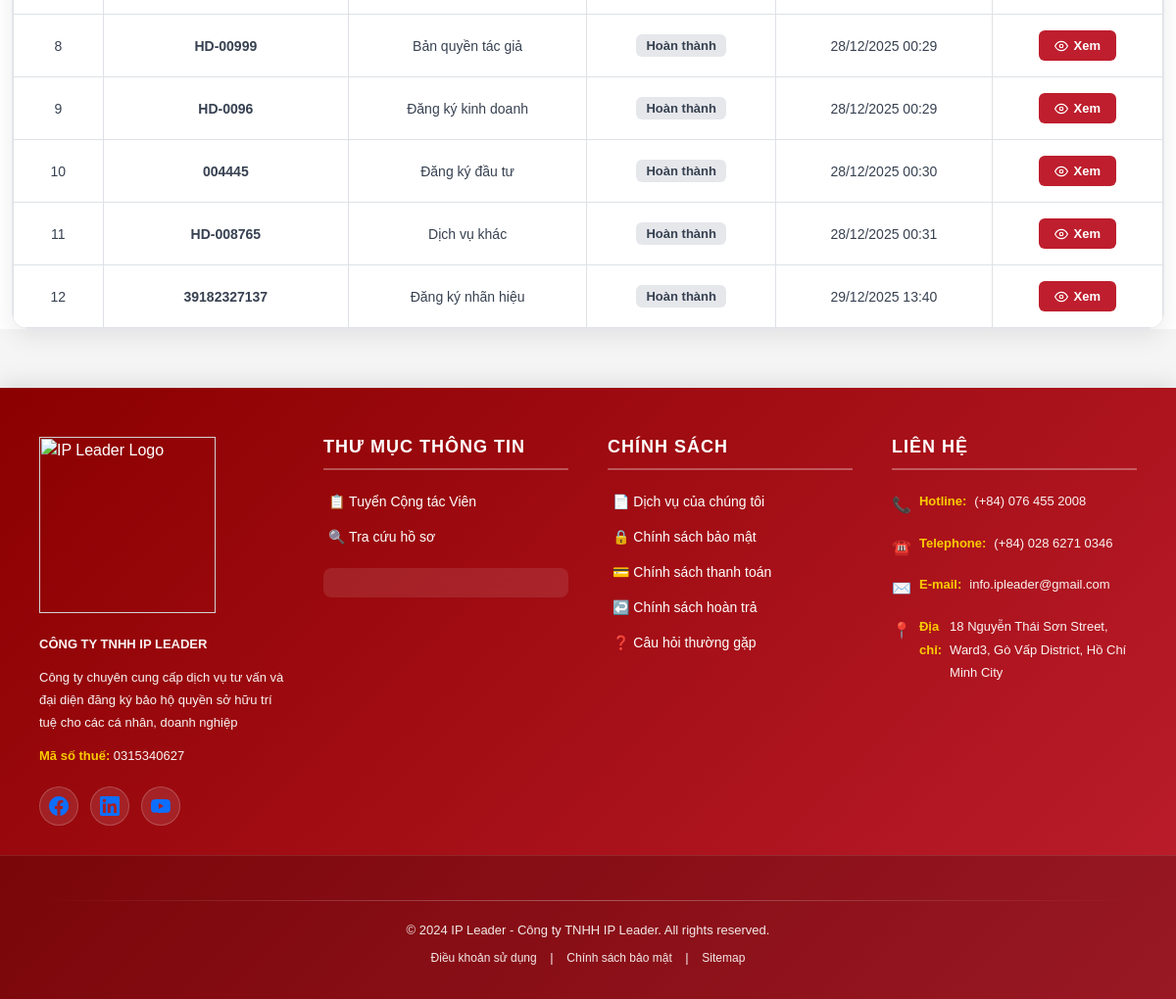
Before: /customer/13/ (signed in, lower part) with the older database file.
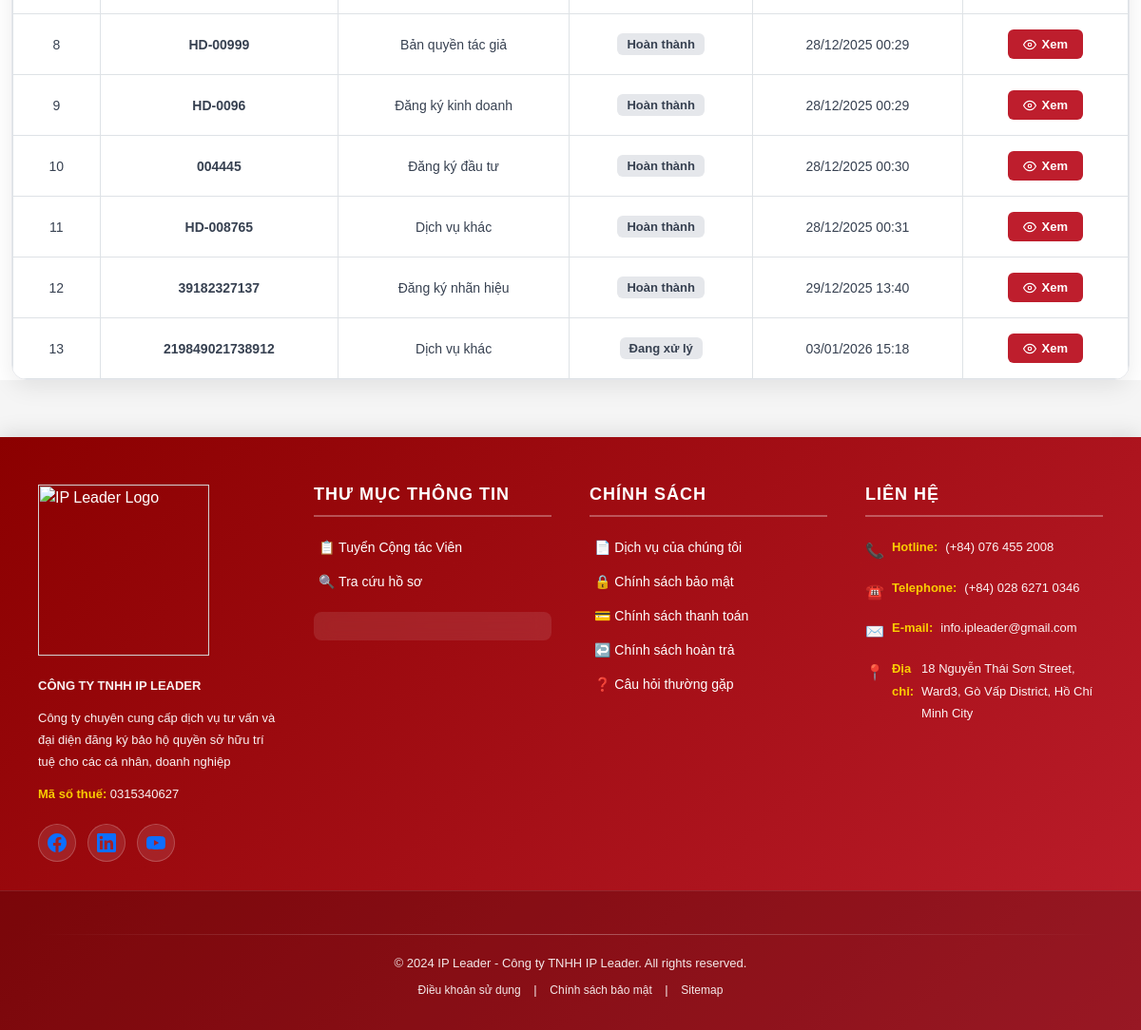
After: the same page with the newer database file.
### ipshieldapp/models.py (models this page shows, shortened)
class Contract(models.Model):
    SERVICE_TYPE_CHOICES = (
        ('nhanhieu', 'Đăng ký nhãn hiệu'),
        ('banquyen', 'Bản quyền tác giả'),
        ('dkkd', 'Đăng ký kinh doanh'),
        ('dautu', 'Đăng ký đầu tư'),
        ('khac', 'Dịch vụ khác'),
    )
    CONTRACT_STATUS_CHOICES = (
        ('pending', 'Đang chờ xử lý'),
        ('processing', 'Đang xử lý'),
        ('completed', 'Hoàn thành'),
        ('paused', 'Ngưng'),
    )
    PAYMENT_TYPE_CHOICES = (
        ('full', 'Trả dứt điểm'),
        ('installment', 'Trả nhiều đợt'),
    )
    customer = models.ForeignKey(
        Customer,
        on_delete=models.CASCADE,
        related_name='contracts'
    )
    service_type = models.CharField(
        max_length=50,
        choices=SERVICE_TYPE_CHOICES
    )
    contract_no = models.CharField(max_length=50, unique=True)
    contract_value = models.DecimalField(
        max_digits=15,
        decimal_places=0,
        verbose_name='Giá trị hợp đồng'
    )
    payment_type = models.CharField(
        max_length=20,
        choices=PAYMENT_TYPE_CHOICES,
        verbose_name='Hình thức thanh toán'
    )
    prepaid_amount = models.DecimalField(
        max_digits=15,
        decimal_places=0,
        default=0,
        verbose_name='Số tiền trả trước'
    )
    status = models.CharField(
        max_length=20,
        choices=CONTRACT_STATUS_CHOICES,
        default='pending'
    )
    created_at = models.DateTimeField(auto_now_add=True)
    updated_at = models.DateTimeField(default=timezone.now)
    class Meta:
        verbose_name = 'Hợp đồng'
        verbose_name_plural = 'Hợp đồng'
        indexes = [
            models.Index(fields=['contract_no']),
            models.Index(fields=['customer', 'status']),
            models.Index(fields=['created_at']),
        ]

### ipshieldapp/views.py (the view)
# urls.py: path('customer/<int:id>/', views.customer_detail, name='customer_detail'),
def customer_detail(request, id):
    customer = get_object_or_404(Customer, id=id)
    contracts = customer.contracts.all()
    return render(request, 'customer_detail.html', {
        'customer': customer,
        'contracts': contracts
    })

### ipshieldapp/context_processors.py (called while the page is built)
def global_sliders(request):
    return {
        'sliders': Slider.objects.filter(is_active=True)
    }

### templates/customer_detail.html (shortened to what this page needs)
{% extends 'base.html' %}
{% load static %}
{% block body_block %}
<link href="{% static 'css/customer_details.css' %}" rel="stylesheet">
<div class="container mt-4">
    <div class="contracts-section">
        {% if contracts %}
        <div class="contracts-card">
            <div class="table-responsive">
                <table class="contracts-table">
                    <tbody>
                        {% for contract in contracts %}
                        <tr>
                            <td>{{ forloop.counter }}</td>
                            <td class="contract-code">{{ contract.contract_no }}</td>
                            <td>{{ contract.get_service_type_display }}</td>
                            <td>
                                <span class="contract-status">{{ contract.get_status_display }}</span>
                            </td>
                            <td>{{ contract.created_at|date:"d/m/Y H:i" }}</td>
                            <td>
                                <a href="{% url 'contract_detail' id=contract.id %}" class="btn-view">
                                    <svg width="14" height="14" viewBox="0 0 24 24" fill="none" stroke="currentColor" stroke-width="2">
                                        <path d="M1 12s4-8 11-8 11 8 11 8-4 8-11 8-11-8-11-8z"></path>
                                        <circle cx="12" cy="12" r="3"></circle>
                                    </svg>
                                    Xem
                                </a>
                            </td>
                        </tr>
                        {% endfor %}
                    </tbody>
                </table>
            </div>
        </div>
        {% endif %}
    </div>
</div>
{% endblock %}

Changed rows visible on the page:
added Contract: contract_no "219849021738912", service_type "Dịch vụ khác", status "Đang xử lý", created_at "03/01/2026 15:18"
